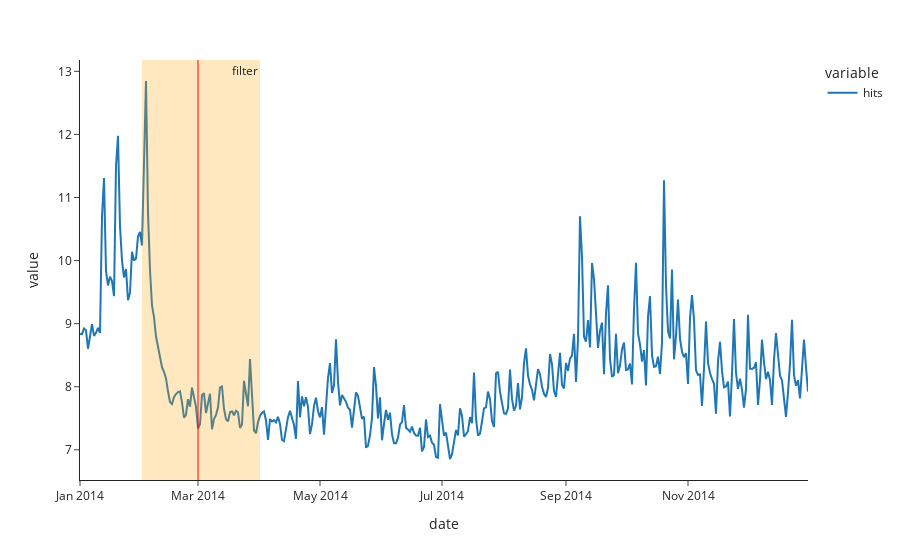

Notebook source saved alongside this figure:
### Markdown cell above
# Smoothing

Time series data is often very difficult to read, especially with highly periodic data. One of the first things we can do to make time series look clearer is "smooth" the data by incrementally consolidating multiple datapoints in windows. In general, when we apply smoothing, we assign each data point a moving window called a **filter**. For each filter, we aggregate some value (such as the mean) of the data within the filter, then we replace each datapoint with the newly calculated value. It helps us detect patterns and capture trends that might otherwise go unnoticed.

### Code cell
mask = df_manning.index.year == 2014

fig = px.line(df_manning[mask]['hits'], template='simple_white')

fig.add_vrect(x0="2014-02-01", x1="2014-04-01", 
              annotation_text="filter", annotation_position="top right",
              fillcolor="orange", opacity=0.25, line_width=0)

fig.add_vline(x='2014-03-01', line_color='red', line_width=1, opacity=1)
fig

### Figure 1 — Plotly figure (JSON) as saved in the notebook; plotly's stock layout.template omitted (floating-point values rounded to 4 significant figures; data arrays with more than 128 entries replaced by an {"elided": "..."} marker saying what was removed)
{"data": [{"hovertemplate": "variable=hits<br>date=%{x}<br>value=%{y}<extra></extra>", "legendgroup": "hits", "line": {"color": "#1F77B4", "dash": "solid"}, "marker": {"symbol": "circle"}, "mode": "lines", "name": "hits", "orientation": "v", "showlegend": true, "type": "scatter", "x": {"elided": "363 str values"}, "xaxis": "x", "y": {"elided": "363 float values"}, "yaxis": "y"}], "layout": {"annotations": [{"showarrow": false, "text": "filter", "x": "2014-04-01", "xanchor": "right", "xref": "x", "y": 1, "yanchor": "top", "yref": "y domain"}], "legend": {"title": {"text": "variable"}, "tracegroupgap": 0}, "margin": {"t": 60}, "shapes": [{"fillcolor": "orange", "line": {"width": 0}, "opacity": 0.25, "type": "rect", "x0": "2014-02-01", "x1": "2014-04-01", "xref": "x", "y0": 0, "y1": 1, "yref": "y domain"}, {"line": {"color": "red", "width": 1}, "opacity": 1, "type": "line", "x0": "2014-03-01", "x1": "2014-03-01", "xref": "x", "y0": 0, "y1": 1, "yref": "y domain"}], "xaxis": {"anchor": "y", "domain": [0, 1], "title": {"text": "date"}}, "yaxis": {"anchor": "x", "domain": [0, 1], "title": {"text": "value"}}}}
